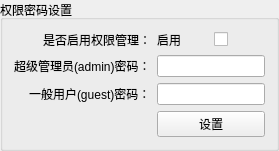
               <widget class="QGroupBox" name="groupBox_25">
                <property name="title">
                 <string>权限密码设置</string>
                </property>
                <layout class="QFormLayout" name="formLayout_11">
                 <property name="labelAlignment">
                  <set>Qt::AlignRight|Qt::AlignTrailing|Qt::AlignVCenter</set>
                 </property>
                 <item row="0" column="0">
                  <widget class="QLabel" name="lab_UserMa">
                   <property name="text">
                    <string>是否启用权限管理：</string>
                   </property>
                  </widget>
                 </item>
                 <item row="0" column="1">
                  <layout class="QHBoxLayout" name="horizontalLayout_41">
                   <item>
                    <widget class="QLabel" name="label_120">
                     <property name="text">
                      <string>启用</string>
                     </property>
                    </widget>
                   </item>
                   <item>
                    <widget class="QCheckBox" name="checkBox_16">
                     <property name="text">
                      <string/>
                     </property>
                    </widget>
                   </item>
                  </layout>
                 </item>
                 <item row="1" column="0">
                  <widget class="QLabel" name="lab_ManAdminPwd">
                   <property name="text">
                    <string>超级管理员(admin)密码：</string>
                   </property>
                  </widget>
                 </item>
                 <item row="1" column="1">
                  <widget class="QLineEdit" name="lineEdit_ManAdminPwd"/>
                 </item>
                 <item row="2" column="0">
                  <widget class="QLabel" name="lab_ManGuestPwd">
                   <property name="text">
                    <string>一般用户(guest)密码：</string>
                   </property>
                  </widget>
                 </item>
                 <item row="2" column="1">
                  <widget class="QLineEdit" name="lineEdit_ManGuestPwd"/>
                 </item>
                 <item row="3" column="1">
                  <widget class="QPushButton" name="pus_ManSet">
                   <property name="text">
                    <string>设置</string>
                   </property>
                  </widget>
                 </item>
                </layout>
               </widget>
